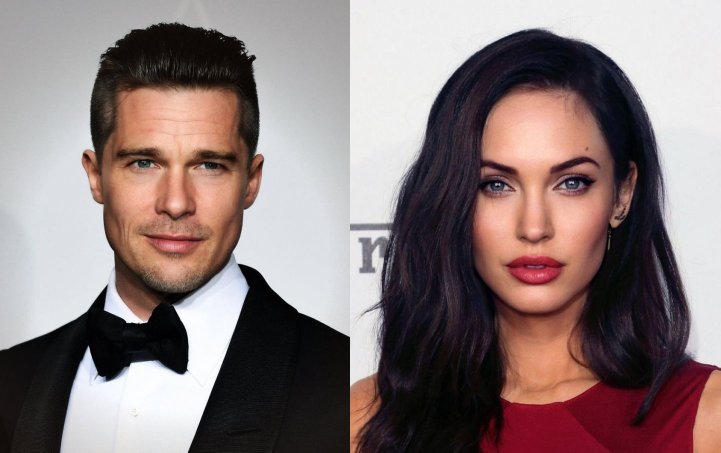
#> input picture 6/1.jpg, 1441 x 905 px (shown at 1/2 size)
$ python 1.py
#> lines starting #> are read from the running program, lines starting #| are printed output that depends on the picture; after the words box and inside, x2 and y2 are one past the last pixel; in counts of white or black regions, pixels touching at a corner belong together
import cv2

face_cascade = cv2.CascadeClassifier('C:/Users/2003k/AppData/Local/Programs/Python/Python311/Lib/site-packages/cv2/data/haarcascade_frontalface_default.xml')
eye_cascade = cv2.CascadeClassifier('C:/Users/2003k/AppData/Local/Programs/Python/Python311/Lib/site-packages/cv2/data/haarcascade_eye.xml')
mouth_cascade = cv2.CascadeClassifier('C:/Users/2003k/AppData/Local/Programs/Python/Python311/Lib/site-packages/cv2/data/haarcascade_smile.xml')
smile_threshold = 45

frame = cv2.imread('1.jpg')
#> frame is the input picture: shape (905, 1441, 3); mean B, G, R 122, 122.6, 138.6
frame = cv2.resize(frame, (800, 600))
#> frame: shape (600, 800, 3)
gray = cv2.cvtColor(frame, cv2.COLOR_BGR2GRAY)
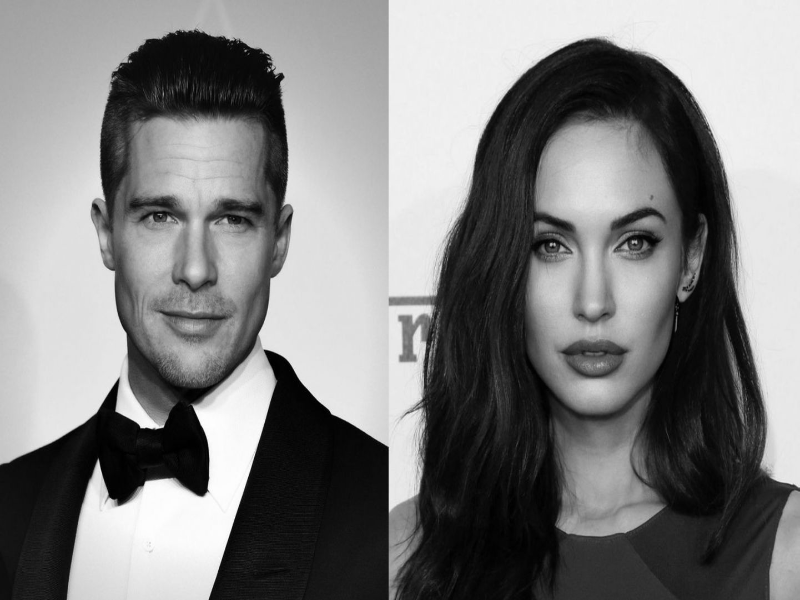
#> gray: shape (600, 800); min 0, max 255, mean 127.2

faces = face_cascade.detectMultiScale(gray, scaleFactor=1.3, minNeighbors=5, minSize=(30, 30))
#> faces = [[94, 139, 208, 208], [483, 159, 228, 228]]
for (x, y, w, h) in faces:
    cv2.rectangle(frame, (x, y), (x + w, y + h), (255, 0, 0), 2)

    roi_gray = gray[y:y + h, x:x + w]
    roi_color = frame[y:y + h, x:x + w]

    eyes = eye_cascade.detectMultiScale(roi_color, scaleFactor=1.2, minNeighbors=5, minSize=(2, 2))
    for (ex, ey, ew, eh) in eyes:
        cv2.rectangle(roi_color, (ex, ey), (ex + ew, ey + eh), (0, 255, 0), 2)

    mouths = mouth_cascade.detectMultiScale(roi_gray, scaleFactor=1.25, minNeighbors=20, minSize=(10, 10))
    for (mx, my, mw, mh) in mouths:
        cv2.rectangle(roi_color, (mx, my), (mx + mw, my + mh), (0, 0, 255), 2)

        if mh > smile_threshold:
            cv2.putText(frame, 'Smiling', (x, y - 5), cv2.FONT_HERSHEY_SIMPLEX, 0.9, (0, 255, 255), 2)
#> this loop made 2 passes
#> (x, y, w, h, eyes, mouths) on passes 1 to 2: (94, 139, 208, 208, [[39, 55, 44, 44], [112, 56, 49, 49]], [[54, 153, 95, 47]]), (483, 159, 228, 228, [[45, 63, 48, 48], [125, 58, 53, 53]], [[76, 181, 75, 37]])
#> pass 1, `roi_gray = gray[y:y + h, x:x + w]`:
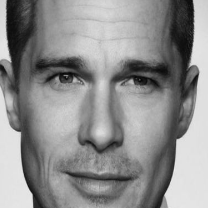
#> roi_gray: shape (208, 208); min 4, max 239, mean 141.3
#> pass 1, `roi_color = frame[y:y + h, x:x + w]`:
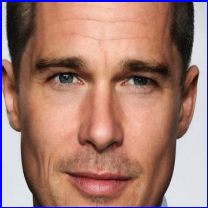
#> roi_color: shape (208, 208, 3); mean B, G, R 116.8, 125.9, 166.4
#> pass 2, `roi_gray = gray[y:y + h, x:x + w]`:
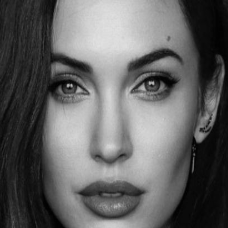
#> roi_gray: shape (228, 228); min 1, max 226, mean 98.4
#> pass 2, `roi_color = frame[y:y + h, x:x + w]`:
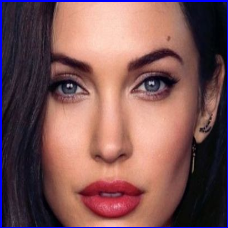
#> roi_color: shape (228, 228, 3); mean B, G, R 87.1, 85.8, 124.7
#> after the loop:
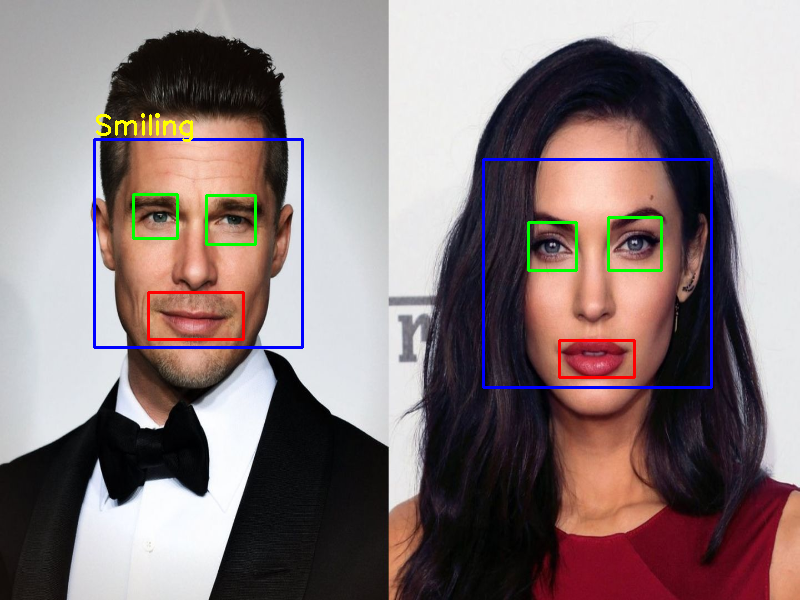
#> frame: shape (600, 800, 3); mean B, G, R 122.5, 121.8, 136.7
#> after the loop:
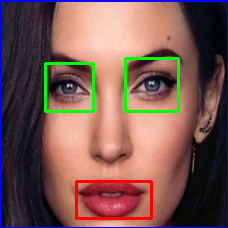
#> roi_color: shape (228, 228, 3); 3.6% of pixels changed, all inside (x1, y1, x2, y2) = (44, 57, 180, 220)

cv2.imshow('Face Detection', frame)
cv2.waitKey(0)
cv2.destroyAllWindows()
